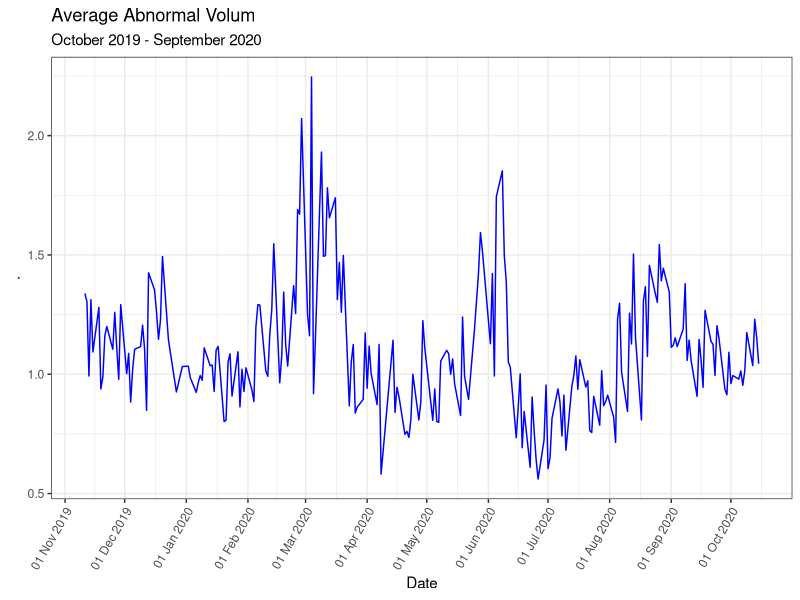
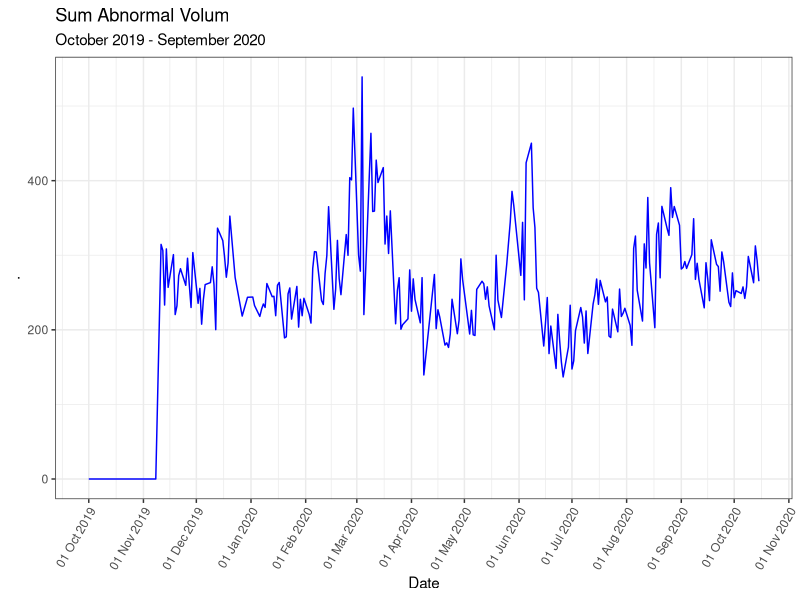

The R script that drew these images, in order: (Note: this script raises an error after producing the figures.)
# Libraries
library(readxl)
library(tidyverse)
library(zoo)

# Load and format data ----------------------------------------------------
stock_data <- read_excel("Stock_data/stock_final.xlsx") %>% as.data.frame()

# Fix problem with mismatching dates
stock_data <- 
  merge(stock_data[,-2], stock_data[,1:2], by=1:2, all.y = T) %>% 
  select(-EQY_SH_OUT)

colnames(stock_data)[2] <- "date"

stock_data$date <- as.Date(stock_data$date, format="%d.%m.%Y")

# Change structure of variables from character to numeric
stock_data[,3:7] <- sapply(stock_data[,3:7],as.numeric)

# Change NA to 0 in volume
stock_data$PX_VOLUME[is.na(stock_data$PX_VOLUME)] <- 0

# Change NA's in PX_LAST to last value of PX_LAST
for (i in unique(stock_data$Security)) {
  stock_data$PX_LAST[stock_data$Security == i] <- na.locf(stock_data$PX_LAST[stock_data$Security == i], na.rm = FALSE)
}


# Same fix for PX_OPEN
for (i in unique(stock_data$Security)) {
  x <- min(as.numeric(row.names(stock_data[stock_data$Security == i,]))) + 1
  z <- max(as.numeric(row.names(stock_data[stock_data$Security == i,])))
  
  for (j in x:z) {
    if (is.na(stock_data$PX_OPEN[j])) {
      stock_data$PX_OPEN[j] <- stock_data$PX_LAST[j-1]
    }
  }
}

# Remove unnecessary variables
rm(i, j, x, z)

# Calculate abnormal returns ----------------------------------------------

# Calculate return 
stock_data$daily_return <- (stock_data$PX_LAST-stock_data$PX_OPEN)/stock_data$PX_OPEN


# Calculate abnormal volume -----------------------------------------------
# Odeen method
for (i in unique(stock_data$Security)) {
  stock_data$AV_ODEEN[stock_data$Security == i] <- stock_data$PX_VOLUME[stock_data$Security == i]/(rollsumr(stock_data$PX_VOLUME[stock_data$Security == i], k = 30, fill = NA)/30)
}

# DellaVigna formula
for (i in unique(stock_data$Security)) {
  stock_data$AV_DV[stock_data$Security == i] <- log(((stock_data$PX_VOLUME[stock_data$Security == i] + lead(stock_data$PX_VOLUME[stock_data$Security == i]))/2)+1) - log(((rollsumr(stock_data$PX_VOLUME[stock_data$Security == i], k = 41, fill = NA)-rollsumr(stock_data$PX_VOLUME[stock_data$Security == i], k = 11, fill = NA))/30)+1)
}

# Average abnormal volume by day
AV_avg <- stock_data %>% 
  select(date, AV_ODEEN) %>% 
  group_by(date) %>% 
  summarise(av.mean = mean(AV_ODEEN, na.rm = T))


stock_data %>% 
  select(date, AV_ODEEN) %>% 
  group_by(date) %>% 
  summarise(av.mean = mean(AV_ODEEN, na.rm = T)) %>%
  na.omit %>% 
  
  ggplot(., aes(x = as.Date(date), y = av.mean)) +
  geom_line(color = "blue") +
  labs(title = "Average Abnormal Volum",
       subtitle = "October 2019 - September 2020",
       x = "Date", y = ".") +
  scale_x_date(date_labels = "%d %b %Y",date_breaks  ="1 month") +
  theme_bw() +
  theme(axis.text.x = element_text(angle = 60, hjust = 1))


# Total abnormal volume by day
stock_data %>% 
  select(date, AV_ODEEN) %>% 
  group_by(date) %>% 
  summarise(av.sum = sum(AV_ODEEN, na.rm = T)) %>%
  na.omit %>% 
  
  ggplot(., aes(x = as.Date(date), y = av.sum)) +
  geom_line(color = "blue") +
  labs(title = "Sum Abnormal Volum",
       subtitle = "October 2019 - September 2020",
       x = "Date", y = ".") +
  scale_x_date(date_labels = "%d %b %Y",date_breaks  ="1 month") +
  theme_bw() +
  theme(axis.text.x = element_text(angle = 60, hjust = 1))


# Data formating for regression -------------------------------------------
# Dummy variable for government announcments
news_data$xl <- ifelse(news_data$xl == 'XL', 1, 0)
stock_data$gov <- ifelse(stock_data$date %in% ea)

# Dummy variable for earnings announcments
stock_data$earnings <- earnings[earnings$date %in% intersect(earnings$date, df2$date),]

# Looking at companies that have earnings report on a day with a conference on TV
# Load in data from Peer_companies -> MasterTest
high_distraction <- earnings[earnings$date %in% intersect(earnings$date, df2$date),]# Extract the common rows in the dataset
low_distraction <- earnings[!earnings$date %in% intersect(earnings$date, df2$date),]

# Comparing AV for companies on high and low distraction days
# Exctracting AV day of announcment
high_distraction <- high_distraction[,-2]
stock_data$Security <- gsub(" .*$", "", stock_data$Security, ignore.case = T)
high_distraction <- merge(high_distraction, stock_data, by=1:2)

high_distraction[1,1] == stock_data[1,1]

high_distraction[1,1:2] == stock_data[145,1:2]

# Exctracting AV k days after announcment 

# Calculating market return
# - weight each stock by market cap?
# - return of each stock
test <- stock_data %>% 
  group_by(date) %>%
  summarize(total_mkt_cap = sum(CUR_MKT_CAP, na.rm = T)) %>% ungroup %>%
  remove_missing() %>% 
  mutate(return = (total_mkt_cap - lag(total_mkt_cap)) / lag(total_mkt_cap)) # lag gives the previous value



# Plots -------------------------------------------------------------------


# Plot of market over time
test %>% ggplot(.,aes(x=date, y=total_mkt_cap/3435)) + #divide by 3435 to make it look similar to that of OSBX
  ylim(550, 900) +
  geom_line() +
  ggtitle("Market over time for all stocks listed on OSBX") +
  labs(y = "Normalized market value") +
  theme_bw()

# Plot of return over time
test %>% ggplot(.,aes(x=date, y=return)) +
  #ylim(550, 900) +
  geom_line() +
  ggtitle("Market return over time for all stocks listed on OSBX") +
  labs(y = "Return") +
  theme_bw()



# Graph of trading volume over time
stock_data %>% 
  group_by(date) %>% 
  summarize(total_volume = sum(PX_VOLUME)) %>% ungroup %>% 
  ggplot(., aes(x=date, y=total_volume/10^6)) +
  geom_line() +
  ggtitle("Total trading volume over time") +
  labs(y = "Million trades", x= "Date") +
  theme_bw()

# Graph of trading volume over time
# Differentiating between company size.

grouped_df <- stock_data %>% 
  group_by(Security) %>%
  summarize(avg_mkt_cap = mean(CUR_MKT_CAP, na.rm = T)) %>%
  remove_missing() %>% 
  mutate(Size_Level = cut(avg_mkt_cap,
                          quantile(avg_mkt_cap, c(0, .50, .75, 1)),
                          labels = c('Small', 'Medium', 'Big'),
                          include.lowest = TRUE)) %>% 
  merge(.,stock_data, by = "Security")  # idk if this is the most efficient way..

# Plot by each category.
# Intrestingly we see that it is the medium sized companies that is deriving most of the volume
grouped_df %>% 
  group_by(date, Size_Level) %>% 
  summarize(total_volume = sum(PX_VOLUME)) %>%
  ggplot(., aes(x=date, y=total_volume/10^6, fill=Size_Level)) +
  geom_area()+
  geom_area(alpha=0.6 , size=.2, colour="black") +
  ggtitle("Total trading volume for different market caps") +
  labs(y = "Million trades") +
  theme_bw()

# Could it be that most of this variation in volume is caused by Norwegian?
tot_vol <- stock_data %>% 
  group_by(Security) %>% 
  summarize(total_volume = sum(PX_VOLUME))
# No.. KOA has had most trades over the period.

tot_vol2 <- stock_data %>% 
  group_by(Security) %>%
  summarize(avg_mkt_cap = mean(CUR_MKT_CAP, na.rm = T)) %>%
  remove_missing() %>% 
  mutate(Size_Level = cut(avg_mkt_cap,
                          quantile(avg_mkt_cap, c(0, .25, .75, 1)),
                          labels = c('Small', 'Medium', 'Big'),
                          include.lowest = TRUE)) %>% 
  merge(.,tot_vol, by = "Security")

# Various plots
# Calculate volatility ----------------------------------------------------
stock_data$PX_LAST <- na.locf(stock_data$PX_LAST) # Replace NAs in PX_LAST with previous non NA value, there may be a problem if first value is NA - need to look at this

# Plots -------------------------------------------------------------------


stock_data$rn <- log(stock_data$PX_LAST/lag(stock_data$PX_LAST))

stock_data <- stock_data[-1,]

stock_data$volatility_calc <- rollmeanr(stock_data$rn, k = 21, fill = NA)

mean(stock_data$rn[2:21])